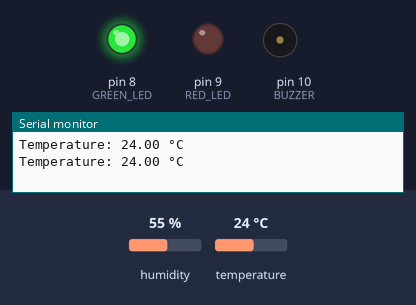
Bench run of a sketch on a simulated Arduino Uno, built with avr-gcc and run on an emulated ATmega328P. On the bench: output pins drawn as LEDs (lit = HIGH), buzzer (waves = sounding, pin HIGH), the last lines printed to the serial monitor. The inputs (shaded band) are chosen by the test bench; at power-on: temperature 24 °C, humidity 55 %.

Above: at 2.8 s.
2.9 s: temperature set to 29.7 °C
5.6 s: temperature set to 30.8 °C
At 7.3 s:
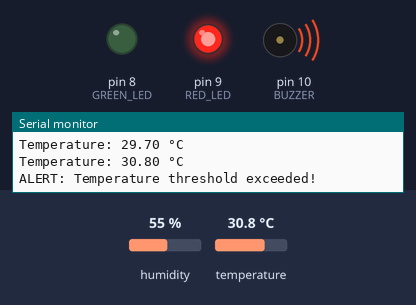
8.3 s: temperature set to 12 °C
At 10.8 s:
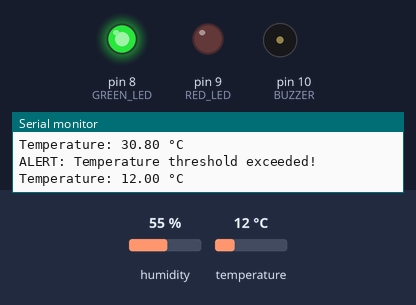
11.5 s: temperature set to 33 °C
At 12.6 s:
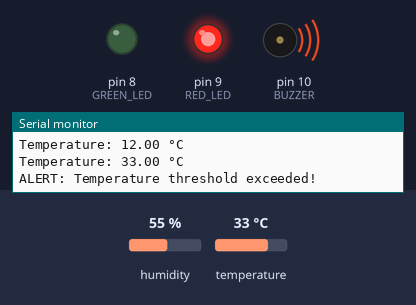
Timing chart, 0 to 14.5 s (numbered marks = the images above; inputs shaded):
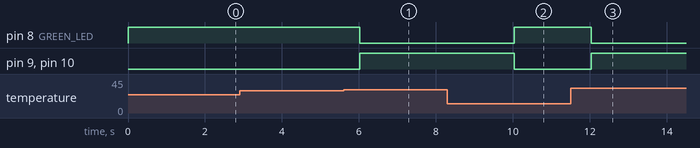

The sketch:

sketch.ino
```cpp
#include <DHT.h>

#define DHTPIN 2
#define DHTTYPE DHT22
DHT dht(DHTPIN, DHTTYPE);

#define GREEN_LED 8
#define RED_LED 9
#define BUZZER 10

float threshold = 30.0;  // Temperature threshold in Celsius

void setup() {
  Serial.begin(9600);
  dht.begin();

  pinMode(GREEN_LED, OUTPUT);
  pinMode(RED_LED, OUTPUT);
  pinMode(BUZZER, OUTPUT);
}

void loop() {
  float temperature = dht.readTemperature();

  if (isnan(temperature)) {
    Serial.println("Failed to read from DHT sensor!");
    delay(2000);
    return;
  }

  Serial.print("Temperature: ");
  Serial.print(temperature);
  Serial.println(" °C");

  if (temperature > threshold) {
    digitalWrite(RED_LED, HIGH);
    digitalWrite(GREEN_LED, LOW);
    digitalWrite(BUZZER, HIGH);
    Serial.println("ALERT: Temperature threshold exceeded!");
  } else {
    digitalWrite(RED_LED, LOW);
    digitalWrite(GREEN_LED, HIGH);
    digitalWrite(BUZZER, LOW);
  }

  delay(2000);
}
```

Measured:
- the behaviour switches between 30 and 30.1 °C on temperature (found by bisection; images 0 and 1)
- after the input at 5.6 s, pin 8 (GREEN_LED): HIGH → LOW after 0.42 s; pin 9 (RED_LED), pin 10 (BUZZER): LOW → HIGH after 0.42 s
- after the input at 8.3 s, pin 8 (GREEN_LED): LOW → HIGH after 1.7 s; pin 9 (RED_LED), pin 10 (BUZZER): HIGH → LOW after 1.7 s
- after the input at 11.5 s, pin 8 (GREEN_LED): HIGH → LOW after 0.54 s; pin 9 (RED_LED), pin 10 (BUZZER): LOW → HIGH after 0.54 s
